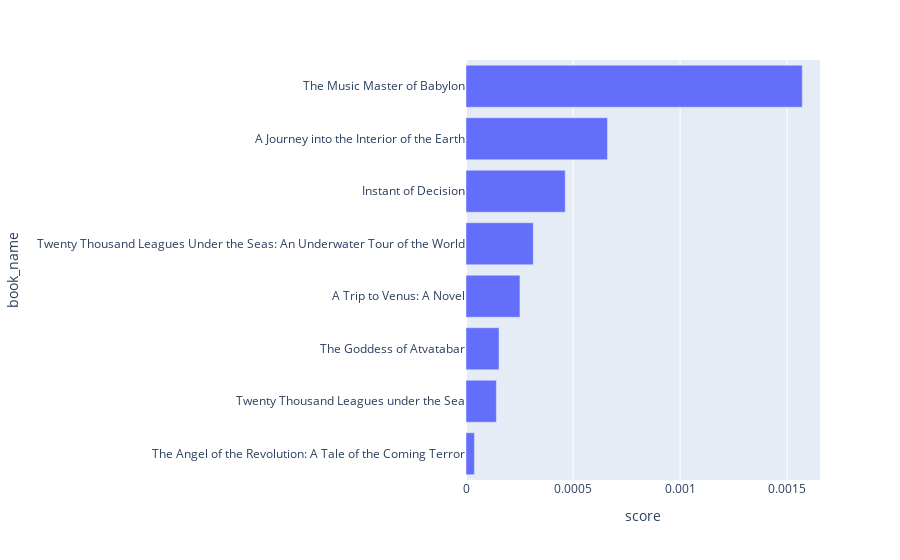

Notebook code cell kept with this figure:
### Code cell
# query 1: given an emotion and the topic word,
# return books sorted in descending order wrt
# the product of the emotion and topic word's scores

# create a horizontal bar chart of the relevant books

emotion = "surprise"
word = "travel"

# emotions
emotions_dict = emotions[emotion]

# topic word
relevant_topics = vocab[word]

word_scores_dict_list = [topics[topic] for topic in relevant_topics]
word_score_dict = {}
for d in word_scores_dict_list:
    for k in d:
        word_score_dict[k] = word_score_dict.get(k, 0) + d[k]

# product of the two
product_dict = {}
for id in word_score_dict:
    book_name = books[id]["title"]
    product_dict[book_name] = word_score_dict[id] * emotions_dict[id]

# # don't need the below, tbh
# product_list = [[k, v] for k, v in product_dict.items()]
# product_list.sort(key=lambda x: x[1], reverse=True)

# horizontal bar chart
product_dict
df = pd.DataFrame([product_dict]).transpose()
df = df.reset_index()
df = df.rename(columns={"index": "book_name", 0: "score"})
df = df.sort_values(by="score", ascending=False)
df = df.head(10)

fig = px.bar(df, x="score", y="book_name", orientation="h")
fig.update_layout(yaxis={"categoryorder": "total ascending"})
# fig.update_yaxes(ticktext=df["small_topic"], tickvals=df[1])

fig.show()

### Figure 1 — Plotly figure (JSON) as saved in the notebook; plotly's stock layout.template omitted (floating-point values rounded to 4 significant figures)
{"data": [{"alignmentgroup": "True", "hovertemplate": "score=%{x}<br>book_name=%{y}<extra></extra>", "legendgroup": "", "marker": {"color": "#636efa", "pattern": {"shape": ""}}, "name": "", "offsetgroup": "", "orientation": "h", "showlegend": false, "textposition": "auto", "type": "bar", "x": [0.001571, 0.0006611, 0.0004634, 0.0003142, 0.000252, 0.0001543, 0.0001419, 3.933e-05], "xaxis": "x", "y": ["The Music Master of Babylon", "A Journey into the Interior of the Earth", "Instant of Decision", "Twenty Thousand Leagues Under the Seas: An Underwater Tour of the World", "A Trip to Venus: A Novel", "The Goddess of Atvatabar", "Twenty Thousand Leagues under the Sea", "The Angel of the Revolution: A Tale of the Coming Terror"], "yaxis": "y"}], "layout": {"barmode": "relative", "legend": {"tracegroupgap": 0}, "margin": {"t": 60}, "xaxis": {"anchor": "y", "domain": [0, 1], "title": {"text": "score"}}, "yaxis": {"anchor": "x", "categoryorder": "total ascending", "domain": [0, 1], "title": {"text": "book_name"}}}}
